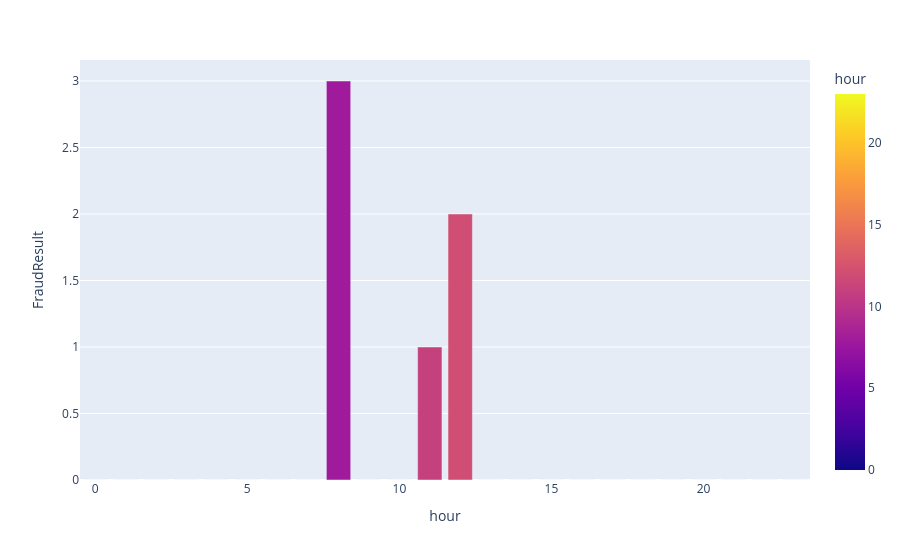

The cell this chart's notebook holds for it:
### Code cell
heure_fraud = df.groupby("hour")['FraudResult'].sum().reset_index()
px.bar(heure_fraud, x= "hour", y = 'FraudResult', color= 'hour')

### Figure 1 — Plotly figure (JSON) as saved in the notebook; plotly's stock layout.template omitted (floating-point values rounded to 4 significant figures)
{"data": [{"alignmentgroup": "True", "hovertemplate": "hour=%{marker.color}<br>FraudResult=%{y}<extra></extra>", "legendgroup": "", "marker": {"color": [0, 1, 2, 3, 4, 5, 6, 7, 8, 9, 10, 11, 12, 13, 14, 15, 16, 17, 18, 19, 20, 21, 22, 23], "coloraxis": "coloraxis", "pattern": {"shape": ""}}, "name": "", "offsetgroup": "", "orientation": "v", "showlegend": false, "textposition": "auto", "type": "bar", "x": [0, 1, 2, 3, 4, 5, 6, 7, 8, 9, 10, 11, 12, 13, 14, 15, 16, 17, 18, 19, 20, 21, 22, 23], "xaxis": "x", "y": [0, 0, 0, 0, 0, 0, 0, 0, 3, 0, 0, 1, 2, 0, 0, 0, 0, 0, 0, 0, 0, 0, 0, 0], "yaxis": "y"}], "layout": {"barmode": "relative", "coloraxis": {"colorbar": {"title": {"text": "hour"}}, "colorscale": [[0, "#0d0887"], [0.1111, "#46039f"], [0.2222, "#7201a8"], [0.3333, "#9c179e"], [0.4444, "#bd3786"], [0.5556, "#d8576b"], [0.6667, "#ed7953"], [0.7778, "#fb9f3a"], [0.8889, "#fdca26"], [1, "#f0f921"]]}, "legend": {"tracegroupgap": 0}, "margin": {"t": 60}, "xaxis": {"anchor": "y", "domain": [0, 1], "title": {"text": "hour"}}, "yaxis": {"anchor": "x", "domain": [0, 1], "title": {"text": "FraudResult"}}}}
